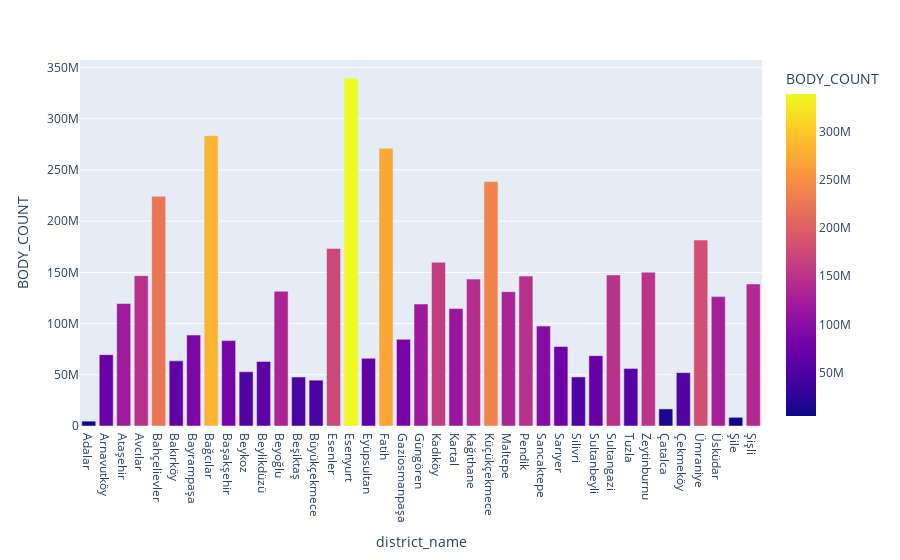

Notebook source saved alongside this figure:
### Code cell
fig = px.bar(df_dist.groupby('district_name')['BODY_COUNT'].sum().reset_index(), x='district_name', y='BODY_COUNT',color="BODY_COUNT")
fig.show()

### Figure 1 — Plotly figure (JSON) as saved in the notebook; plotly's stock layout.template omitted (floating-point values rounded to 4 significant figures)
{"data": [{"alignmentgroup": "True", "hovertemplate": "district_name=%{x}<br>BODY_COUNT=%{marker.color}<extra></extra>", "legendgroup": "", "marker": {"color": [4741000.0, 69690000.0, 119600000.0, 146800000.0, 224300000.0, 63600000.0, 88810000.0, 283500000.0, 83390000.0, 52980000.0, 62970000.0, 131500000.0, 47840000.0, 44740000.0, 173300000.0, 339500000.0, 66100000.0, 271200000.0, 84710000.0, 119100000.0, 159900000.0, 114800000.0, 143400000.0, 238600000.0, 131200000.0, 146300000.0, 97590000.0, 77600000.0, 47900000.0, 68720000.0, 147500000.0, 56200000.0, 150200000.0, 16690000.0, 52100000.0, 181500000.0, 126300000.0, 8504000.0, 138600000.0], "coloraxis": "coloraxis", "pattern": {"shape": ""}}, "name": "", "offsetgroup": "", "orientation": "v", "showlegend": false, "textposition": "auto", "type": "bar", "x": ["Adalar", "Arnavutköy", "Ataşehir", "Avcılar", "Bahçelievler", "Bakırköy", "Bayrampaşa", "Bağcılar", "Başakşehir", "Beykoz", "Beylikdüzü", "Beyoğlu", "Beşiktaş", "Büyükçekmece", "Esenler", "Esenyurt", "Eyüpsultan", "Fatih", "Gaziosmanpaşa", "Güngören", "Kadıköy", "Kartal", "Kağıthane", "Küçükçekmece", "Maltepe", "Pendik", "Sancaktepe", "Sarıyer", "Silivri", "Sultanbeyli", "Sultangazi", "Tuzla", "Zeytinburnu", "Çatalca", "Çekmeköy", "Ümraniye", "Üsküdar", "Şile", "Şişli"], "xaxis": "x", "y": [4741000.0, 69690000.0, 119600000.0, 146800000.0, 224300000.0, 63600000.0, 88810000.0, 283500000.0, 83390000.0, 52980000.0, 62970000.0, 131500000.0, 47840000.0, 44740000.0, 173300000.0, 339500000.0, 66100000.0, 271200000.0, 84710000.0, 119100000.0, 159900000.0, 114800000.0, 143400000.0, 238600000.0, 131200000.0, 146300000.0, 97590000.0, 77600000.0, 47900000.0, 68720000.0, 147500000.0, 56200000.0, 150200000.0, 16690000.0, 52100000.0, 181500000.0, 126300000.0, 8504000.0, 138600000.0], "yaxis": "y"}], "layout": {"autosize": true, "barmode": "relative", "coloraxis": {"colorbar": {"title": {"text": "BODY_COUNT"}}, "colorscale": [[0, "#0d0887"], [0.1111, "#46039f"], [0.2222, "#7201a8"], [0.3333, "#9c179e"], [0.4444, "#bd3786"], [0.5556, "#d8576b"], [0.6667, "#ed7953"], [0.7778, "#fb9f3a"], [0.8889, "#fdca26"], [1, "#f0f921"]]}, "legend": {"tracegroupgap": 0}, "margin": {"t": 60}, "xaxis": {"anchor": "y", "autorange": true, "domain": [0, 1], "range": [-0.5, 38.5], "title": {"text": "district_name"}, "type": "category"}, "yaxis": {"anchor": "x", "autorange": true, "domain": [0, 1], "range": [0, 357400000.0], "title": {"text": "BODY_COUNT"}, "type": "linear"}}}
